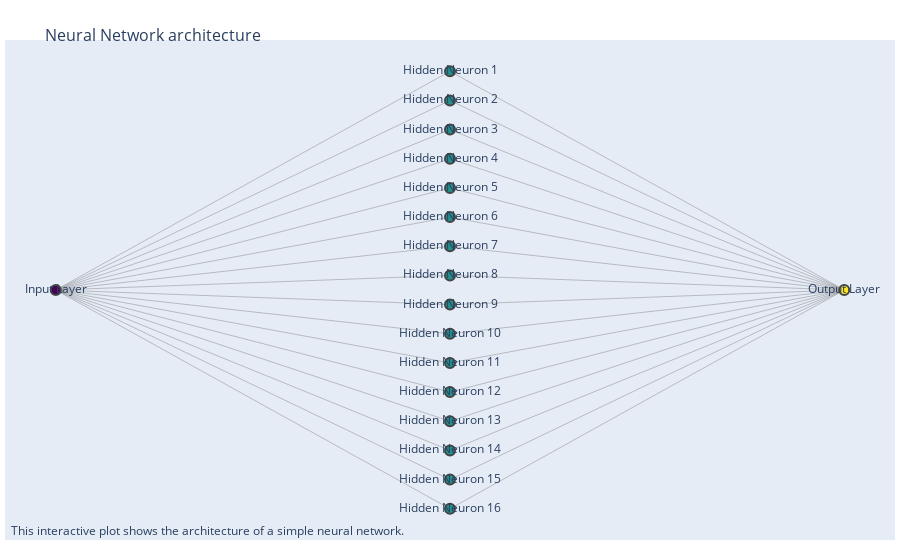

Notebook code for this chart:
### Code cell
import networkx as nx
import plotly.graph_objects as go

# Create a graph
G = nx.Graph()

# Add nodes with the layer attribute
G.add_node('Input Layer', layer=1)
for i in range(1, 17):  # For the 128 neurons in the hidden layer
    G.add_node(f'Hidden Neuron {i}', layer=2)
G.add_node('Output Layer', layer=3)

# Connect nodes
for i in range(1, 17):
    G.add_edge('Input Layer', f'Hidden Neuron {i}')
for i in range(1, 17):
    G.add_edge(f'Hidden Neuron {i}', 'Output Layer')

# Position the nodes by layer
pos = nx.multipartite_layout(G, subset_key="layer")

# Draw the nodes
node_trace = go.Scatter(
    x=[pos[node][0] for node in G.nodes],
    y=[pos[node][1] for node in G.nodes],
    text=[node for node in G.nodes],
    mode='markers+text',
    marker=dict(
        size=10,
        color=[G.nodes[node]['layer'] for node in G.nodes], # Color nodes by layer
        colorscale='Viridis', 
        line_width=2
    )
)

# Draw the edges
edge_trace = go.Scatter(
    x=[],
    y=[],
    line=dict(width=0.5, color='#888'),
    hoverinfo='none',
    mode='lines')

for edge in G.edges:
    x0, y0 = pos[edge[0]]
    x1, y1 = pos[edge[1]]
    edge_trace['x'] += tuple([x0, x1, None])
    edge_trace['y'] += tuple([y0, y1, None])

# Create the figure
fig = go.Figure(data=[edge_trace, node_trace],
             layout=go.Layout(
                title='<br>Neural Network architecture',
                titlefont=dict(size=16),
                showlegend=False,
                hovermode='closest',
                margin=dict(b=20,l=5,r=5,t=40),
                annotations=[ dict(
                    text="This interactive plot shows the architecture of a simple neural network.",
                    showarrow=False,
                    xref="paper", yref="paper",
                    x=0.005, y=-0.002 ) ],
                xaxis=dict(showgrid=False, zeroline=False, showticklabels=False),
                yaxis=dict(showgrid=False, zeroline=False, showticklabels=False)))

# Show the figure
fig.show()

### Figure 1 — Plotly figure (JSON) as saved in the notebook; plotly's stock layout.template omitted (floating-point values rounded to 4 significant figures)
{"data": [{"hoverinfo": "none", "line": {"color": "#888", "width": 0.5}, "mode": "lines", "type": "scatter", "x": [-0.1333, 0, null, -0.1333, 0, null, -0.1333, 0, null, -0.1333, 0, null, -0.1333, 0, null, -0.1333, 0, null, -0.1333, 0, null, -0.1333, 0, null, -0.1333, 0, null, -0.1333, 0, null, -0.1333, 0, null, -0.1333, 0, null, -0.1333, 0, null, -0.1333, 0, null, -0.1333, 0, null, -0.1333, 0, null, 0, 0.1333, null, 0, 0.1333, null, 0, 0.1333, null, 0, 0.1333, null, 0, 0.1333, null, 0, 0.1333, null, 0, 0.1333, null, 0, 0.1333, null, 0, 0.1333, null, 0, 0.1333, null, 0, 0.1333, null, 0, 0.1333, null, 0, 0.1333, null, 0, 0.1333, null, 0, 0.1333, null, 0, 0.1333, null], "y": [0, 1, null, 0, 0.8667, null, 0, 0.7333, null, 0, 0.6, null, 0, 0.4667, null, 0, 0.3333, null, 0, 0.2, null, 0, 0.06667, null, 0, -0.06667, null, 0, -0.2, null, 0, -0.3333, null, 0, -0.4667, null, 0, -0.6, null, 0, -0.7333, null, 0, -0.8667, null, 0, -1, null, 1, 0, null, 0.8667, 0, null, 0.7333, 0, null, 0.6, 0, null, 0.4667, 0, null, 0.3333, 0, null, 0.2, 0, null, 0.06667, 0, null, -0.06667, 0, null, -0.2, 0, null, -0.3333, 0, null, -0.4667, 0, null, -0.6, 0, null, -0.7333, 0, null, -0.8667, 0, null, -1, 0, null]}, {"marker": {"color": [1, 2, 2, 2, 2, 2, 2, 2, 2, 2, 2, 2, 2, 2, 2, 2, 2, 3], "colorscale": [[0, "#440154"], [0.1111, "#482878"], [0.2222, "#3e4989"], [0.3333, "#31688e"], [0.4444, "#26828e"], [0.5556, "#1f9e89"], [0.6667, "#35b779"], [0.7778, "#6ece58"], [0.8889, "#b5de2b"], [1, "#fde725"]], "line": {"width": 2}, "size": 10}, "mode": "markers+text", "text": ["Input Layer", "Hidden Neuron 1", "Hidden Neuron 2", "Hidden Neuron 3", "Hidden Neuron 4", "Hidden Neuron 5", "Hidden Neuron 6", "Hidden Neuron 7", "Hidden Neuron 8", "Hidden Neuron 9", "Hidden Neuron 10", "Hidden Neuron 11", "Hidden Neuron 12", "Hidden Neuron 13", "Hidden Neuron 14", "Hidden Neuron 15", "Hidden Neuron 16", "Output Layer"], "type": "scatter", "x": [-0.1333, 0, 0, 0, 0, 0, 0, 0, 0, 0, 0, 0, 0, 0, 0, 0, 0, 0.1333], "y": [0, 1, 0.8667, 0.7333, 0.6, 0.4667, 0.3333, 0.2, 0.06667, -0.06667, -0.2, -0.3333, -0.4667, -0.6, -0.7333, -0.8667, -1, 0]}], "layout": {"annotations": [{"showarrow": false, "text": "This interactive plot shows the architecture of a simple neural network.", "x": 0.005, "xref": "paper", "y": -0.002, "yref": "paper"}], "autosize": true, "hovermode": "closest", "margin": {"b": 20, "l": 5, "r": 5, "t": 40}, "showlegend": false, "title": {"font": {"size": 16}, "text": "<br>Neural Network architecture"}, "xaxis": {"autorange": true, "range": [-0.1505, 0.1505], "showgrid": false, "showticklabels": false, "type": "linear", "zeroline": false}, "yaxis": {"autorange": true, "range": [-1.165, 1.165], "showgrid": false, "showticklabels": false, "type": "linear", "zeroline": false}}}
